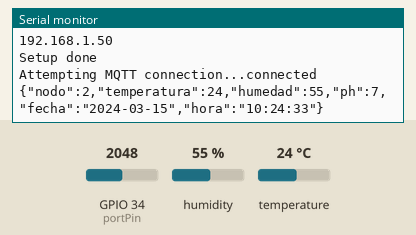
Simulated run of this program. Board: ESP32. Parts: the last lines printed to the serial monitor. Inputs (shaded band) come from the test bench; at power-on: humidity 55 %, GPIO 34 (portPin) = 2048, temperature 24 °C. WiFi joins after 1.5 s; servers stay silent unless stated; network time is answered at once with the bench clock; the local clock reads 2024-03-15 10:24:30 at power-on unless the program sets it; no MQTT or app messages arrive unless stated.

Above: at 4.2 s.
4.3 s: humidity set to 22 %
At 8.21 s:
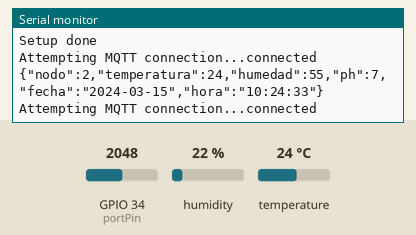
10.0 s: GPIO 34 (portPin) set to 2866
At 14.3 s:
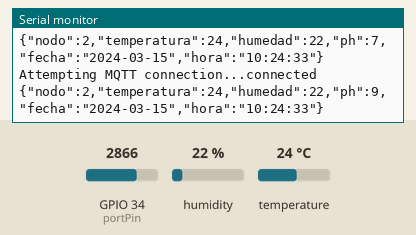
15.7 s: temperature set to 12 °C
At 19.3 s:
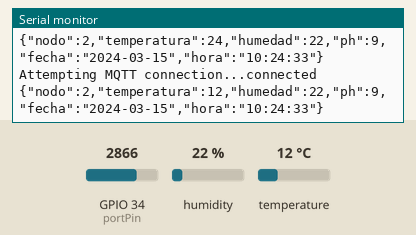
21.4 s: GPIO 34 (portPin) set to 3603
At 24.4 s:
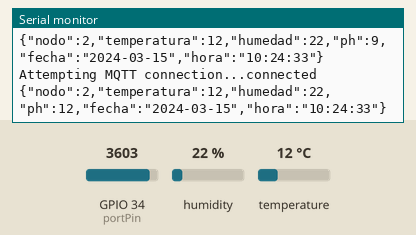
27.1 s: humidity set to 40 %
At 29.5 s:
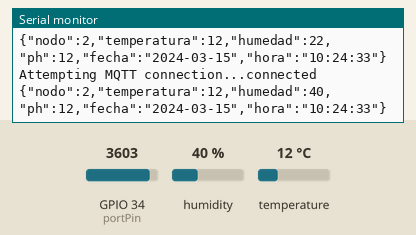
Timing chart, 0 to 31.0 s (numbered marks = the images above; inputs shaded):
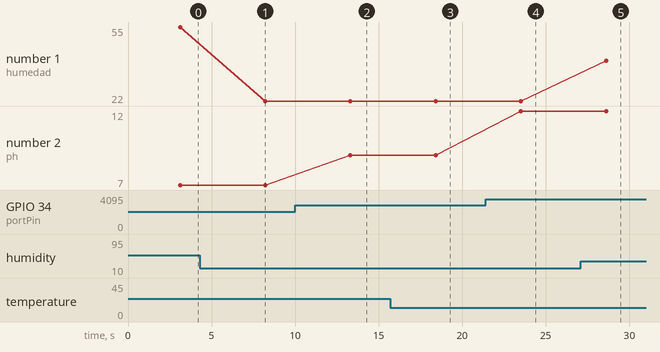

Measured:
- after the input at 10.0 s, the serial monitor: prints a new line after 3.3 s (image 2)
- after the input at 15.7 s, the serial monitor: prints a new line after 2.7 s (image 3)
- after the input at 21.4 s, the serial monitor: prints a new line after 2.1 s (image 4)
- after the input at 27.1 s, the serial monitor: prints a new line after 1.5 s (image 5)
- plotted number 1: 55 → 22 after the input at 4.3 s, 22 → 40 after the input at 27.1 s
- plotted number 2: 7 → 9 after the input at 10.0 s

The program:

main.cpp
```cpp
#include <Arduino.h>

#include <ArduinoJson.h>
#include <WiFi.h>
#include <PubSubClient.h>
//LIBRERIAS PARA DHT11 (TEMPERATURA Y HUMEDAD)
#include <Adafruit_Sensor.h>
#include <DHT.h>
//LIBRERIAS PARA FECHA Y HORA
#include <WiFi.h>
#include <NTPClient.h>
#include <WiFiUdp.h>
//DEFINICION DE PINES DHT11
#define DHTPIN 4   // 4 = PIN D4
#define DHTTYPE    DHT11
DHT dht(DHTPIN, DHTTYPE);
//potenciometro ph
const int portPin=34;
int valorPh=0;

// Define NTP Client to get time
WiFiUDP ntpUDP;
NTPClient timeClient(ntpUDP);

// Variables to save date and time
String formattedDate;
String dayStamp;
String timeStamp;

#define mqttUser ""
#define mqttPass ""
#define mqttPort 1883
const char* ssid = "*******";//name wifi
const char* password = "*******"; // clave de wifi
char mqttBroker[] = "192.168.*.*"; //ip del servidor
char mqttClientId[] = "topico1"; //cualquier nombre
char inTopic[] = "topico1";//topcico a suscribirse


void callback(char* topic, byte* payload, unsigned int length) {
  Serial.print("Message arrived [");
  Serial.print(topic);
  Serial.print("] ");
  for (int i=0;i<length;i++) {
  Serial.print((char)payload[i]);
}
  Serial.println();
}
WiFiClient BClient;
PubSubClient client(BClient);
void reconnect() {
// Loop until we're reconnected
  while (!client.connected()) {
  Serial.print("Attempting MQTT connection...");
  // Attempt to connect
  if (client.connect("", mqttUser, mqttPass)) {
  Serial.println("connected");
  // Once connected, publish an announcement...
 // Once connected, publish an announcement...
  float h= dht.readHumidity();
  float t =dht.readTemperature();
  //potenciometro ph
  valorPh=analogRead(portPin)/292.5;
  //----------------------
  String variable;
  StaticJsonDocument<256> doc;

  doc["nodo"] = 2;
  doc["temperatura"] = t;
  doc["humedad"] = h;
  doc["ph"]=valorPh;
  doc["fecha"] = dayStamp;
  doc["hora"] = timeStamp;


  serializeJson(doc, variable);
  int lon = variable.length()+1;
  Serial.println(variable);
  char datojson[lon];
  variable.toCharArray(datojson, lon);
  client.publish(inTopic,datojson);
  client.disconnect();
  delay(5000);
  // ... and resubscribe
  //client.subscribe("topic2");
  } else {
  Serial.print("failed, rc=");
  Serial.print(client.state());
  Serial.println(" try again in 5 seconds");
  // Wait 5 seconds before retrying
  delay(5000);
}
}
}

void setup_wifi() {
  delay(10);
  // We start by connecting to a WiFi network
  Serial.println();
  Serial.print("Connecting to ");
  Serial.println(ssid);
  WiFi.begin(ssid, password);
  while (WiFi.status() != WL_CONNECTED) {
  delay(500);
  Serial.print(".");
  }
  Serial.println("");
  Serial.println("WiFi connected");
  Serial.println("IP address: ");
  Serial.println(WiFi.localIP());
  // Initialize a NTPClient to get time
  timeClient.begin();
  // Set offset time in seconds to adjust for your timezone, for example:
  // COLOMBIA -5 , entonces -5*3600 ->  -18000
  timeClient.setTimeOffset(-18000); //Thailand +7 = 25200
}

void setup()
{
  Serial.begin(9600); //Serial connection
  setup_wifi(); //WiFi connection
  client.setServer(mqttBroker, mqttPort );
  client.setCallback( callback );
  Serial.println("Setup done");
  delay(1500);
}


void loop(){
    while(!timeClient.update()) {
    timeClient.forceUpdate();
    }
    // The formattedDate comes with the following format:
    // 2018-05-28T16:00:13Z
    // We need to extract date and time
    formattedDate = timeClient.getFormattedDate();
    // Extract date
    int splitT = formattedDate.indexOf("T");
    dayStamp = formattedDate.substring(0, splitT);
    //Serial.print("DATE: ");
    //Serial.println(dayStamp);
    // Extract time
    timeStamp = formattedDate.substring(splitT+1, formattedDate.length()-1);
    if (!client.connected()) {
    reconnect();
    }
    client.loop();
}
```
